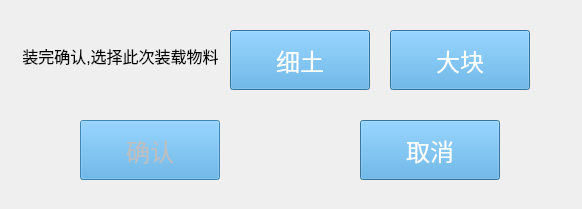
<?xml version="1.0" encoding="UTF-8"?>
<ui version="4.0">
 <class>Dialog_confirm_load</class>
 <widget class="QDialog" name="Dialog_confirm_load">
  <property name="geometry">
   <rect>
    <x>0</x>
    <y>0</y>
    <width>582</width>
    <height>209</height>
   </rect>
  </property>
  <property name="windowTitle">
   <string>Dialog</string>
  </property>
  <widget class="QPushButton" name="pushButton_confirm">
   <property name="enabled">
    <bool>false</bool>
   </property>
   <property name="geometry">
    <rect>
     <x>80</x>
     <y>120</y>
     <width>140</width>
     <height>60</height>
    </rect>
   </property>
   <property name="palette">
    <palette>
     <active>
      <colorrole role="Button">
       <brush brushstyle="SolidPattern">
        <color alpha="255">
         <red>73</red>
         <green>163</green>
         <blue>223</blue>
        </color>
       </brush>
      </colorrole>
      <colorrole role="ButtonText">
       <brush brushstyle="SolidPattern">
        <color alpha="255">
         <red>255</red>
         <green>255</green>
         <blue>255</blue>
        </color>
       </brush>
      </colorrole>
      <colorrole role="Base">
       <brush brushstyle="SolidPattern">
        <color alpha="255">
         <red>73</red>
         <green>163</green>
         <blue>223</blue>
        </color>
       </brush>
      </colorrole>
      <colorrole role="Window">
       <brush brushstyle="SolidPattern">
        <color alpha="255">
         <red>73</red>
         <green>163</green>
         <blue>223</blue>
        </color>
       </brush>
      </colorrole>
     </active>
     <inactive>
      <colorrole role="Button">
       <brush brushstyle="SolidPattern">
        <color alpha="255">
         <red>73</red>
         <green>163</green>
         <blue>223</blue>
        </color>
       </brush>
      </colorrole>
      <colorrole role="ButtonText">
       <brush brushstyle="SolidPattern">
        <color alpha="255">
         <red>255</red>
         <green>255</green>
         <blue>255</blue>
        </color>
       </brush>
      </colorrole>
      <colorrole role="Base">
       <brush brushstyle="SolidPattern">
        <color alpha="255">
         <red>73</red>
         <green>163</green>
         <blue>223</blue>
        </color>
       </brush>
      </colorrole>
      <colorrole role="Window">
       <brush brushstyle="SolidPattern">
        <color alpha="255">
         <red>73</red>
         <green>163</green>
         <blue>223</blue>
        </color>
       </brush>
      </colorrole>
     </inactive>
     <disabled>
      <colorrole role="Button">
       <brush brushstyle="SolidPattern">
        <color alpha="255">
         <red>73</red>
         <green>163</green>
         <blue>223</blue>
        </color>
       </brush>
      </colorrole>
      <colorrole role="ButtonText">
       <brush brushstyle="SolidPattern">
        <color alpha="255">
         <red>190</red>
         <green>190</green>
         <blue>190</blue>
        </color>
       </brush>
      </colorrole>
      <colorrole role="Base">
       <brush brushstyle="SolidPattern">
        <color alpha="255">
         <red>73</red>
         <green>163</green>
         <blue>223</blue>
        </color>
       </brush>
      </colorrole>
      <colorrole role="Window">
       <brush brushstyle="SolidPattern">
        <color alpha="255">
         <red>73</red>
         <green>163</green>
         <blue>223</blue>
        </color>
       </brush>
      </colorrole>
     </disabled>
    </palette>
   </property>
   <property name="font">
    <font>
     <pointsize>18</pointsize>
    </font>
   </property>
   <property name="styleSheet">
    <string notr="true">background-color: rgb(73, 163, 223);</string>
   </property>
   <property name="text">
    <string>确认</string>
   </property>
  </widget>
  <widget class="QPushButton" name="pushButton_cancel">
   <property name="geometry">
    <rect>
     <x>360</x>
     <y>120</y>
     <width>140</width>
     <height>60</height>
    </rect>
   </property>
   <property name="palette">
    <palette>
     <active>
      <colorrole role="Button">
       <brush brushstyle="SolidPattern">
        <color alpha="255">
         <red>73</red>
         <green>163</green>
         <blue>223</blue>
        </color>
       </brush>
      </colorrole>
      <colorrole role="ButtonText">
       <brush brushstyle="SolidPattern">
        <color alpha="255">
         <red>255</red>
         <green>255</green>
         <blue>255</blue>
        </color>
       </brush>
      </colorrole>
      <colorrole role="Base">
       <brush brushstyle="SolidPattern">
        <color alpha="255">
         <red>73</red>
         <green>163</green>
         <blue>223</blue>
        </color>
       </brush>
      </colorrole>
      <colorrole role="Window">
       <brush brushstyle="SolidPattern">
        <color alpha="255">
         <red>73</red>
         <green>163</green>
         <blue>223</blue>
        </color>
       </brush>
      </colorrole>
     </active>
     <inactive>
      <colorrole role="Button">
       <brush brushstyle="SolidPattern">
        <color alpha="255">
         <red>73</red>
         <green>163</green>
         <blue>223</blue>
        </color>
       </brush>
      </colorrole>
      <colorrole role="ButtonText">
       <brush brushstyle="SolidPattern">
        <color alpha="255">
         <red>255</red>
         <green>255</green>
         <blue>255</blue>
        </color>
       </brush>
      </colorrole>
      <colorrole role="Base">
       <brush brushstyle="SolidPattern">
        <color alpha="255">
         <red>73</red>
         <green>163</green>
         <blue>223</blue>
        </color>
       </brush>
      </colorrole>
      <colorrole role="Window">
       <brush brushstyle="SolidPattern">
        <color alpha="255">
         <red>73</red>
         <green>163</green>
         <blue>223</blue>
        </color>
       </brush>
      </colorrole>
     </inactive>
     <disabled>
      <colorrole role="Button">
       <brush brushstyle="SolidPattern">
        <color alpha="255">
         <red>73</red>
         <green>163</green>
         <blue>223</blue>
        </color>
       </brush>
      </colorrole>
      <colorrole role="ButtonText">
       <brush brushstyle="SolidPattern">
        <color alpha="255">
         <red>190</red>
         <green>190</green>
         <blue>190</blue>
        </color>
       </brush>
      </colorrole>
      <colorrole role="Base">
       <brush brushstyle="SolidPattern">
        <color alpha="255">
         <red>73</red>
         <green>163</green>
         <blue>223</blue>
        </color>
       </brush>
      </colorrole>
      <colorrole role="Window">
       <brush brushstyle="SolidPattern">
        <color alpha="255">
         <red>73</red>
         <green>163</green>
         <blue>223</blue>
        </color>
       </brush>
      </colorrole>
     </disabled>
    </palette>
   </property>
   <property name="font">
    <font>
     <pointsize>18</pointsize>
    </font>
   </property>
   <property name="styleSheet">
    <string notr="true">background-color: rgb(73, 163, 223);</string>
   </property>
   <property name="text">
    <string>取消</string>
   </property>
  </widget>
  <widget class="QLabel" name="label">
   <property name="geometry">
    <rect>
     <x>10</x>
     <y>30</y>
     <width>221</width>
     <height>51</height>
    </rect>
   </property>
   <property name="font">
    <font>
     <pointsize>12</pointsize>
    </font>
   </property>
   <property name="text">
    <string>装完确认,选择此次装载物料</string>
   </property>
   <property name="alignment">
    <set>Qt::AlignCenter</set>
   </property>
  </widget>
  <widget class="QPushButton" name="pushButton_small_earth">
   <property name="geometry">
    <rect>
     <x>230</x>
     <y>30</y>
     <width>140</width>
     <height>60</height>
    </rect>
   </property>
   <property name="palette">
    <palette>
     <active>
      <colorrole role="Button">
       <brush brushstyle="SolidPattern">
        <color alpha="255">
         <red>73</red>
         <green>163</green>
         <blue>223</blue>
        </color>
       </brush>
      </colorrole>
      <colorrole role="ButtonText">
       <brush brushstyle="SolidPattern">
        <color alpha="255">
         <red>255</red>
         <green>255</green>
         <blue>255</blue>
        </color>
       </brush>
      </colorrole>
      <colorrole role="Base">
       <brush brushstyle="SolidPattern">
        <color alpha="255">
         <red>73</red>
         <green>163</green>
         <blue>223</blue>
        </color>
       </brush>
      </colorrole>
      <colorrole role="Window">
       <brush brushstyle="SolidPattern">
        <color alpha="255">
         <red>73</red>
         <green>163</green>
         <blue>223</blue>
        </color>
       </brush>
      </colorrole>
     </active>
     <inactive>
      <colorrole role="Button">
       <brush brushstyle="SolidPattern">
        <color alpha="255">
         <red>73</red>
         <green>163</green>
         <blue>223</blue>
        </color>
       </brush>
      </colorrole>
      <colorrole role="ButtonText">
       <brush brushstyle="SolidPattern">
        <color alpha="255">
         <red>255</red>
         <green>255</green>
         <blue>255</blue>
        </color>
       </brush>
      </colorrole>
      <colorrole role="Base">
       <brush brushstyle="SolidPattern">
        <color alpha="255">
         <red>73</red>
         <green>163</green>
         <blue>223</blue>
        </color>
       </brush>
      </colorrole>
      <colorrole role="Window">
       <brush brushstyle="SolidPattern">
        <color alpha="255">
         <red>73</red>
         <green>163</green>
         <blue>223</blue>
        </color>
       </brush>
      </colorrole>
     </inactive>
     <disabled>
      <colorrole role="Button">
       <brush brushstyle="SolidPattern">
        <color alpha="255">
         <red>73</red>
         <green>163</green>
         <blue>223</blue>
        </color>
       </brush>
      </colorrole>
      <colorrole role="ButtonText">
       <brush brushstyle="SolidPattern">
        <color alpha="255">
         <red>190</red>
         <green>190</green>
         <blue>190</blue>
        </color>
       </brush>
      </colorrole>
      <colorrole role="Base">
       <brush brushstyle="SolidPattern">
        <color alpha="255">
         <red>73</red>
         <green>163</green>
         <blue>223</blue>
        </color>
       </brush>
      </colorrole>
      <colorrole role="Window">
       <brush brushstyle="SolidPattern">
        <color alpha="255">
         <red>73</red>
         <green>163</green>
         <blue>223</blue>
        </color>
       </brush>
      </colorrole>
     </disabled>
    </palette>
   </property>
   <property name="font">
    <font>
     <pointsize>18</pointsize>
    </font>
   </property>
   <property name="styleSheet">
    <string notr="true">background-color: rgb(73, 163, 223);</string>
   </property>
   <property name="text">
    <string>细土</string>
   </property>
   <property name="checkable">
    <bool>true</bool>
   </property>
   <attribute name="buttonGroup">
    <string notr="true">buttonGroup</string>
   </attribute>
  </widget>
  <widget class="QPushButton" name="pushButton_hard_stone">
   <property name="geometry">
    <rect>
     <x>390</x>
     <y>30</y>
     <width>140</width>
     <height>60</height>
    </rect>
   </property>
   <property name="palette">
    <palette>
     <active>
      <colorrole role="Button">
       <brush brushstyle="SolidPattern">
        <color alpha="255">
         <red>73</red>
         <green>163</green>
         <blue>223</blue>
        </color>
       </brush>
      </colorrole>
      <colorrole role="ButtonText">
       <brush brushstyle="SolidPattern">
        <color alpha="255">
         <red>255</red>
         <green>255</green>
         <blue>255</blue>
        </color>
       </brush>
      </colorrole>
      <colorrole role="Base">
       <brush brushstyle="SolidPattern">
        <color alpha="255">
         <red>73</red>
         <green>163</green>
         <blue>223</blue>
        </color>
       </brush>
      </colorrole>
      <colorrole role="Window">
       <brush brushstyle="SolidPattern">
        <color alpha="255">
         <red>73</red>
         <green>163</green>
         <blue>223</blue>
        </color>
       </brush>
      </colorrole>
     </active>
     <inactive>
      <colorrole role="Button">
       <brush brushstyle="SolidPattern">
        <color alpha="255">
         <red>73</red>
         <green>163</green>
         <blue>223</blue>
        </color>
       </brush>
      </colorrole>
      <colorrole role="ButtonText">
       <brush brushstyle="SolidPattern">
        <color alpha="255">
         <red>255</red>
         <green>255</green>
         <blue>255</blue>
        </color>
       </brush>
      </colorrole>
      <colorrole role="Base">
       <brush brushstyle="SolidPattern">
        <color alpha="255">
         <red>73</red>
         <green>163</green>
         <blue>223</blue>
        </color>
       </brush>
      </colorrole>
      <colorrole role="Window">
       <brush brushstyle="SolidPattern">
        <color alpha="255">
         <red>73</red>
         <green>163</green>
         <blue>223</blue>
        </color>
       </brush>
      </colorrole>
     </inactive>
     <disabled>
      <colorrole role="Button">
       <brush brushstyle="SolidPattern">
        <color alpha="255">
         <red>73</red>
         <green>163</green>
         <blue>223</blue>
        </color>
       </brush>
      </colorrole>
      <colorrole role="ButtonText">
       <brush brushstyle="SolidPattern">
        <color alpha="255">
         <red>190</red>
         <green>190</green>
         <blue>190</blue>
        </color>
       </brush>
      </colorrole>
      <colorrole role="Base">
       <brush brushstyle="SolidPattern">
        <color alpha="255">
         <red>73</red>
         <green>163</green>
         <blue>223</blue>
        </color>
       </brush>
      </colorrole>
      <colorrole role="Window">
       <brush brushstyle="SolidPattern">
        <color alpha="255">
         <red>73</red>
         <green>163</green>
         <blue>223</blue>
        </color>
       </brush>
      </colorrole>
     </disabled>
    </palette>
   </property>
   <property name="font">
    <font>
     <pointsize>18</pointsize>
    </font>
   </property>
   <property name="styleSheet">
    <string notr="true">background-color: rgb(73, 163, 223);</string>
   </property>
   <property name="text">
    <string>大块</string>
   </property>
   <property name="checkable">
    <bool>true</bool>
   </property>
   <attribute name="buttonGroup">
    <string notr="true">buttonGroup</string>
   </attribute>
  </widget>
 </widget>
 <resources/>
 <connections/>
 <buttongroups>
  <buttongroup name="buttonGroup"/>
 </buttongroups>
</ui>
